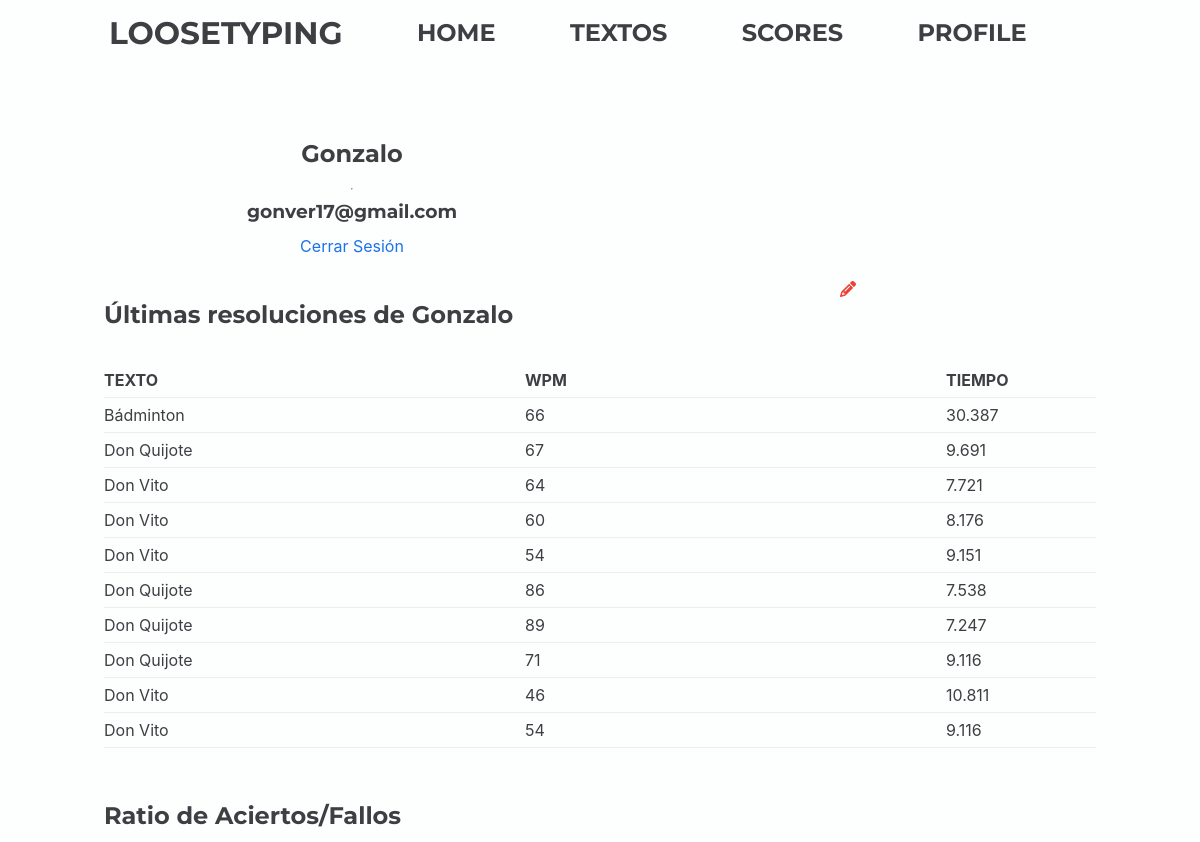
The page /views/profile.php (signed in) on the database its author committed.
### tables this page shows
CREATE TABLE `usuarios` (
  `id` int(11) NOT NULL,
  `nom_user` varchar(50) DEFAULT NULL,
  `ema_user` varchar(60) DEFAULT NULL,
  `pas_user` varchar(200) DEFAULT NULL,
  `ava_user` varchar(100) DEFAULT 'ec ec-robot',
  `created_at` timestamp NOT NULL DEFAULT current_timestamp() ON UPDATE current_timestamp(),
  `per_user` int(11) DEFAULT NULL
);

CREATE TABLE `resoluciones` (
  `id` int(11) NOT NULL,
  `id_user` int(11) DEFAULT NULL,
  `id_text` int(11) DEFAULT NULL,
  `wpm_res` int(11) DEFAULT NULL,
  `tim_res` float DEFAULT NULL,
  `created_at` timestamp NOT NULL DEFAULT current_timestamp() ON UPDATE current_timestamp()
);

CREATE TABLE `textos` (
  `id` int(11) NOT NULL,
  `tit_text` varchar(50) DEFAULT NULL,
  `txt_text` text DEFAULT NULL,
  `lang_text` varchar(50) DEFAULT NULL,
  `id_cat` int(11) DEFAULT NULL,
  `ori_text` varchar(150) DEFAULT NULL,
  `created_at` timestamp NOT NULL DEFAULT current_timestamp() ON UPDATE current_timestamp()
);

### public_html/private/model/dao/daoUser.php (called while the page is built, shortened)
<?php
class DaoUser
{
    public static function getByEmail($email)
    {
        $db=  DbConnection::getInstance();
        $query="select * from usuarios where ema_user='{$email}';";
        $result = $db->query($query)->fetch();
        return $result;
    }
}

### public_html/private/model/user.php (called while the page is built, shortened)
<?php
include_once("dao/daoUser.php");
class User
{
    private $id;
    private $name;
    private $email;
    public function __construct($id="", $name="", $email="", $password="", $avatar="", $createdAt="", $permisos="")
    {
        $this->id=$id;
        $this->name=$name;
        $this->email=$email;
    }
    public function getId()
    {
        return $this->id;
    }
    public function getName()
    {
        return $this->name;
    }
    public function getEmail()
    {
        return $this->email;
    }
    public static function getByEmail($email)
    {
        $daoResult =DaoUser::getByEmail($email);
        $user = new User($daoResult['id'], $daoResult['nom_user'], $daoResult['ema_user'], $daoResult['pas_user'], $daoResult['ava_user'], $daoResult['created_at'], $daoResult['per_user']);
        return $user ;
    }
}

### public_html/private/model/dao/daoResolution.php (called while the page is built, shortened)
<?php
class DaoResolution
{
    public static function getUserLastsResolutions($id, $limit)
    {
        $db= DbConnection::getInstance();
        $query = "select * from resoluciones where id_user={$id} order by created_at DESC limit {$limit}";
        $commit=$db->prepare($query);
        $commit->execute();
        $arr=$commit->fetchAll();
        return $arr;
    }
}

### public_html/private/model/dao/daoText.php (called while the page is built, shortened)
<?php
class DaoText
{
    public static function getById($id)
    {
        $db=  DbConnection::getInstance();
        $query="select * from textos where id='{$id}';";
        $result = $db->query($query)->fetch();
        return $result;
    }
}

### public_html/private/model/text.php (called while the page is built, shortened)
<?php
include_once('dao/daoText.php');
class Text
{
    private $titText;
    public function __construct($id="", $titText="", $txtText="", $lang="", $idCat="", $autorText="", $createdAt="")
    {
        $this->titText=$titText;
    }
    public function getTitText()
    {
        return $this->titText;
    }
    public static function getById($id)
    {
        $daoResult =DaoText::getById($id);
        $text = new Text($daoResult['id'], $daoResult['tit_text'], $daoResult['txt_text'], $daoResult['lang_text'], $daoResult['id_cat'], $daoResult['ori_text'], $daoResult['created_at']);
        return $text ;
    }
}

### public_html/views/profile.php (the view, shortened to what this page needs)
<?php
include("../private/model/user.php");
include("../private/model/resolution.php");
include("../private/model/text.php");
?>
<!DOCTYPE html>
<html lang='es' dir='ltr'>
<head>
    <?php include "../includes/general-head.php" ?>
</head>
<body>
    <main>
        <?php include "../includes/nav.php" ?>
        <section id="profile-sect mg-20">
            <div id="user-data">
                <div class="profile-box">
                    <h1><?php
                        $user = "";
                        if (isset($_SESSION['user']) && !empty($_SESSION['user']) && empty($_GET['id'])) {
                            $user = User::getByEmail($_SESSION['user']);
                        } elseif (($_GET['id']) && !empty($_GET['id'])) {
                            $user = User::getById($_GET['id']);
                        } else {
                            header("location: ../index.php");
                        }
                       echo $user->getName();
                    ?>
                    </h1>
                    <hr>
                    <h3 id="userEmail"><?php echo $user->getEmail()   ?>
                    </h3>
                    <div>
                        <a class="high-elem" href="../private/scripts/cerrarSesion.php">Cerrar Sesión</a>
                    </div>
                </div>
                <div class="profile-box ">
                    <?php
                            if ($user->getEmail()==$_SESSION['user']) {
                                echo ' <i class="fas fa-pencil-alt high-elem" onclick="openIconWindow()"></i>';
                            }
                        ?>
                </div>
            </div>
            <div id="user-last-reso mg-20">
                <h1>Últimas resoluciones de <?php echo $user->getName() ?>
                </h1>
                <div class="record-header">
                    <div class="record-data"><b>TEXTO</b></div>
                    <div class="record-data"><b>WPM</b></div>
                    <div class="record-data"><b>TIEMPO</b></div>
                </div>
                <?php
                    $lastResolutions=Resolution::getUserLastsResolutions($user->getId(), 10);
                    foreach ($lastResolutions as $resolution) {
                        $texto = Text::getById($resolution->getIdText());
                        echo $resolution->imprimirSinFuncion($texto->getTitText());
                    }
                    ?>
            </div>
            <div class="mg-20">
                <h1>Ratio de Aciertos/Fallos</h1>
            </div>
        </section>
    </main>
</body>
</html>

### public_html/private/model/resolution.php (shortened to what this page needs)
<?php
include_once('dao/daoResolution.php');
class Resolution
{
    private $idText;
    private $wpmRes;
    private $timeRes;
    public function __construct($id="", $idUser="", $idText="", $wpmRes="", $timeRes="", $createdAt="")
    {
        $this->idText=$idText;
        $this->wpmRes=$wpmRes;
        $this->timeRes=$timeRes;
    }
    public function getIdText()
    {
        return $this->idText;
    }
    public static function getUserLastsResolutions($id, $limit)
    {
        $daoResult = DaoResolution::getUserLastsResolutions($id, $limit);
        $resolutions = array();
        foreach ($daoResult as $daoResolution) {
            array_push($resolutions, new Resolution($daoResolution['id'], $daoResolution['id_user'], $daoResolution['id_text'], $daoResolution['wpm_res'], $daoResolution['tim_res'], $daoResolution['created_at']));
        }
        return $resolutions;
    }
    public function imprimirSinFuncion($titText)
    {
        $html="";
        $html.="<div  class='record-row'>";
        $html.=" <div class='record-data'>".$titText."    </div>";
        $html.=" <div class='record-data'>".$this->wpmRes."    </div>";
        $html.=" <div class='record-data'>".$this->timeRes."    </div>";
        $html.="</div>";
        return $html;
    }
}

### public_html/css/reboot.css (style rules this page uses)
*, *::before, *::after { box-sizing: border-box; }
html { font-family: sans-serif; line-height: 1.15; -webkit-text-size-adjust: 100%; -ms-text-size-adjust: 100%; -ms-overflow-style: scrollbar; -webkit-tap-highlight-color: transparent; }
article, aside, dialog, figcaption, figure, footer, header, hgroup, main, nav, section { display: block; }
body { margin: 0; font-family: -apple-system, BlinkMacSystemFont, "Segoe UI", Roboto, "Helvetica Neue", Arial, sans-serif, "Apple Color Emoji", "Segoe UI Emoji", "Segoe UI Symbol"; font-size: 1rem; font-weight: normal; line-height: 1.5; color: #212529; text-align: left; background-color: #fff; }
hr { box-sizing: content-box; height: 0; overflow: visible; }
h1, h2, h3, h4, h5, h6 { margin-top: 0; margin-bottom: 0.5rem; }
b, strong { font-weight: bolder; }
a { color: #007bff; text-decoration: none; background-color: transparent; -webkit-text-decoration-skip: objects; }
a, area, button, [role="button"], input:not([type="range"]), label, select, summary, textarea { -ms-touch-action: manipulation; touch-action: manipulation; }

### public_html/css/general.css (style rules this page uses)
* { color: #3c4043; }
body { background-color: #fdfefe; }
h1, h2, h3, h4 { font-family: "Montserrat", sans-serif; font-weight: bold; color: #3c4043; }
a:link { color: #1a73e8; }
section { max-width: 992px; margin: 0 auto; padding: 30px 0 0 0; }
.record-header { margin: 30px 0 0 0; border-bottom: 1px solid #eee; padding: 5px 0; display: flex; justify-content: space-between; }
.record-row, .user-div { border-bottom: 1px solid #eee; padding: 5px 0; display: flex; justify-content: space-between; }
.record-data { width: 150px; }
#user-data { display: flex; flex-direction: row; justify-content: center; }
.profile-box { width: 50%; height: 200px; display: flex; flex-direction: column; align-items: center; justify-content: center; }
.high-elem { color: #ea4335; }
.mg-20 { margin-top: 50px; }

### public_html/css/darkmode.css (style rules this page uses)
* { color: #fdfefe; }
body { background-color: #3c4043; }
h1, h2, h3, h4, p, span { color: #fdfefe; }
a:link { color: #fdfefe; font-weight: 600; }
.high-elem { color: #ea4335; }

### rows shown on the page
usuarios: nom_user "Gonzalo", ema_user "gonver17@gmail.com"
resoluciones: id_text.tit_text "Bádminton", wpm_res "66", tim_res "30.387"
resoluciones: id_text.tit_text "Don Quijote", wpm_res "67", tim_res "9.691"
resoluciones: id_text.tit_text "Don Vito", wpm_res "64", tim_res "7.721"
resoluciones: id_text.tit_text "Don Vito", wpm_res "60", tim_res "8.176"
resoluciones: id_text.tit_text "Don Vito", wpm_res "54", tim_res "9.151"
resoluciones: id_text.tit_text "Don Quijote", wpm_res "86", tim_res "7.538"
resoluciones: id_text.tit_text "Don Quijote", wpm_res "89", tim_res "7.247"
resoluciones: id_text.tit_text "Don Quijote", wpm_res "71", tim_res "9.116"
resoluciones: id_text.tit_text "Don Vito", wpm_res "46", tim_res "10.811"
resoluciones: id_text.tit_text "Don Vito", wpm_res "54", tim_res "9.116"
